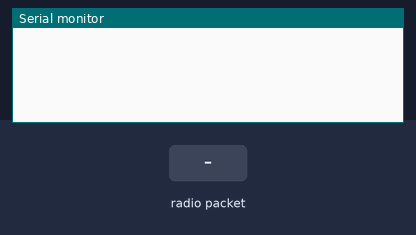
A sketch run on a simulated Arduino Uno, built with avr-gcc and run on an emulated ATmega328P. Parts: the last lines printed to the serial monitor. The inputs (shaded band) are chosen by the test bench. No radio packets arrive unless stated.

Above: at 1.2 s.
1.3 s: radio packet "1" arrives
At 1.8 s:
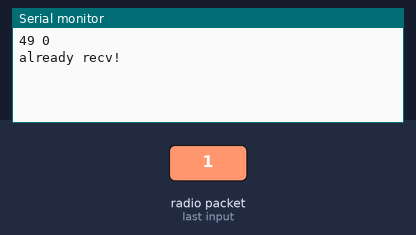
2.8 s: radio packet "0" arrives
At 4.1 s:
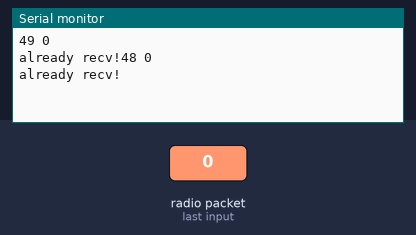

The sketch:

communication2.ino
```cpp
// rf69_server.pde
// -*- mode: C++ -*-
// Example sketch showing how to create a simple messageing server
// with the RH_RF69 class. RH_RF69 class does not provide for addressing or
// reliability, so you should only use RH_RF69  if you do not need the higher
// level messaging abilities.
// It is designed to work with the other example rf69_client
// Demonstrates the use of AES encryption, setting the frequency and modem
// configuration.
// Tested on Moteino with RFM69 http://lowpowerlab.com/moteino/
// Tested on miniWireless with RFM69 www.anarduino.com/miniwireless
// Tested on Teensy 3.1 with RF69 on PJRC breakout board

#include <SPI.h>
#include <RH_RF69.h>

// Singleton instance of the radio driver
//RH_RF69 rf69;
//RH_RF69 rf69(15, 16); // For RF69 on PJRC breakout board with Teensy 3.1
//RH_RF69 rf69(4, 2); // For MoteinoMEGA https://lowpowerlab.com/shop/moteinomega
RH_RF69 rf69(8, 7); // Adafruit Feather 32u4

void setup()
{
  Serial.begin(9600);
  while (!Serial);
//  pinMode(RFM69,OUTPUT);
//  digitalWrite(RFM69_RST,LOW);
//  delay(10);
//  digitalWrite(RFM69_RST,HIGH);
//  delay(10);
//  digitalWrite(RFM69_RST,LOW);
  if (!rf69.init())
    Serial.println("init failed");
  // Defaults after init are 434.0MHz, modulation GFSK_Rb250Fd250, +13dbM (for low power module)
  // No encryption
  if (!rf69.setFrequency(433.0))
    Serial.println("setFrequency failed");

  // If you are using a high power RF69 eg RFM69HW, you *must* set a Tx power with the
  // ishighpowermodule flag set like this:
  rf69.setTxPower(20, true);

  // The encryption key has to be the same as the one in the client
  uint8_t key[] = { 0x01, 0x02, 0x03, 0x04, 0x05, 0x06, 0x07, 0x08,
                    0x01, 0x02, 0x03, 0x04, 0x05, 0x06, 0x07, 0x08};
  rf69.setEncryptionKey(key);

#if 0
  // For compat with RFM69 Struct_send
  rf69.setModemConfig(RH_RF69::GFSK_Rb250Fd250);
  rf69.setPreambleLength(3);
  uint8_t syncwords[] = { 0x2d, 0x64 };
  rf69.setSyncWords(syncwords, sizeof(syncwords));
  rf69.setEncryptionKey((uint8_t*)"thisIsEncryptKey");
#endif
}
uint8_t my_id =9;
uint8_t my_frame_counter=0;
uint8_t frame_counter[16];
uint8_t repeat_counter[16];
uint8_t data[128] = {NULL,NULL,NULL,NULL,NULL,NULL,NULL,'K','W','O','N',':'};
uint32_t byte_mask = 0 ;
uint32_t rcv_byte_mask = 0 ;
void loop()
{
  if(Serial.available()){
    byte_mask|=(1<<my_id);
    data[0]=my_id;
    my_frame_counter++;
    my_frame_counter%=128;
    data[1]=my_frame_counter;
    data[2]=0;
    uint32_t* tmp_pt = (uint32_t*)&data[3];
    *tmp_pt=byte_mask;
    int len_input =0 ;
    while(Serial.available()){
      data[12+len_input] = Serial.read();
      len_input++;
    }
    data[12+len_input]=NULL;
    len_input++;
    rf69.send(data,len_input+12);
  }
  if (rf69.available())
  {
    // Should be a message for us now
    uint8_t buf[RH_RF69_MAX_MESSAGE_LEN];
    uint8_t len = sizeof(buf);
    if (rf69.recv(buf, &len))
    {
//      RH_RF69::printBuffer("request: ", buf, len);

      int tmp_id=buf[0]-1;
      Serial.print(tmp_id+1);
      Serial.print(" ");
      rcv_byte_mask = *((uint32_t*)&buf[3]);
      Serial.println(rcv_byte_mask,BIN);
      rcv_byte_mask |=(1<<my_id);

      if(frame_counter[tmp_id]!=buf[1]){
           Serial.print("got request: ");
      Serial.println((char*)&buf[3]);
      }else{
        Serial.print("already recv!");
      }
      uint8_t tmp_repeatcounter = buf[2];
      if(tmp_repeatcounter <10){
        tmp_repeatcounter++;
        buf[2]=tmp_repeatcounter;
        rf69.send(buf,len + 1);
      }
//      Serial.print("RSSI: ");
//      Serial.println(rf69.lastRssi(), DEC);

      // Send a reply
    }
    else
    {
      Serial.println("recv failed");
    }
  }
}
```

communication.c
```cpp
// rf69_client.pde
// -*- mode: C++ -*-
// Example sketch showing how to create a simple messageing client
// with the RH_RF69 class. RH_RF69 class does not provide for addressing or
// reliability, so you should only use RH_RF69  if you do not need the higher
// level messaging abilities.
// It is designed to work with the other example rf69_server.
// Demonstrates the use of AES encryption, setting the frequency and modem
// configuration
// Tested on Moteino with RFM69 http://lowpowerlab.com/moteino/
// Tested on miniWireless with RFM69 www.anarduino.com/miniwireless
// Tested on Teensy 3.1 with RF69 on PJRC breakout board

#include <SPI.h>
#include <RH_RF69.h>

// Singleton instance of the radio driver
//RH_RF69 rf69;
//RH_RF69 rf69(15, 16); // For RF69 on PJRC breakout board with Teensy 3.1
//RH_RF69 rf69(4, 2); // For MoteinoMEGA https://lowpowerlab.com/shop/moteinomega
RH_RF69 rf69(8, 7); // Adafruit Feather 32u4

void setup()
{
  Serial.begin(9600);
  while (!Serial)
    ;
  if (!rf69.init())
    Serial.println("init failed");
  // Defaults after init are 434.0MHz, modulation GFSK_Rb250Fd250, +13dbM (for low power module)
  // No encryption
  if (!rf69.setFrequency(433.0))
    Serial.println("setFrequency failed");

  // If you are using a high power RF69 eg RFM69HW, you *must* set a Tx power with the
  // ishighpowermodule flag set like this:
  //rf69.setTxPower(14, true);

  // The encryption key has to be the same as the one in the server
  uint8_t key[] = { 0x01, 0x02, 0x03, 0x04, 0x05, 0x06, 0x07, 0x08,
                    0x01, 0x02, 0x03, 0x04, 0x05, 0x06, 0x07, 0x08
                  };
  rf69.setEncryptionKey(key);
}

uint8_t my_id = 10;
uint8_t my_frame_counter = 0;
uint8_t frame_counter[16];
uint8_t repeat_counter[16];

uint8_t data[128] = {NULL, NULL, NULL, 'K', 'W', 'O', 'N', ':',};
uint8_t buf[RH_RF69_MAX_MESSAGE_LEN];
uint8_t len = sizeof(buf);

void loop()
{
  if (Serial.available()) {
    int len_input = 0;
    data[0] = my_id;
    my_frame_counter++;
    data[1] = my_frame_counter;
    data[2] = 0;
    while (Serial.available()) {
      data[7 + len_input] = Serial.read();
      len_input++;
    }
    data[7 + len_input] = NULL;
    len_input++;
    rf69.send(data, len_input + 7);
  }
  //Serial.println("Sending to rf69_server");
  // Send a message to rf69_server

  rf69.send(data, sizeof(data));

  rf69.waitPacketSent();
  // Now wait for a reply

  if (rf69.waitAvailableTimeout(500))
  {
    // Should be a reply message for us now
    if (rf69.recv(buf, &len))
    {
      buf[len] = NULL;
      Serial.print("got reply: ");
      Serial.println((char*)buf);
      int tmp_id = buf[0] - 1;
      Serial.print(tmp_id + 1);
      Serial.print(" ");
      if(frame_counter[tmp_id != buf[1]]){
        //처음들어옴
        Serial.println((char*)&buf[3]);
      }else{
        Serial.println("already recv");
      }
      uint8_t tmp_repeatcounter = buf[2];
      if(tmp_repeatcounter < 10){
        tmp_repeatcounter++;
        buf[2] = tmp_repeatcounter;
        rf69.send(buf, len + 1);
      }
    }
    else
    {
      Serial.println("recv failed");
    }
  }
  else
  {
  }
  delay(400);
}
```

Measured:
- after the input at 1.3 s, the serial monitor: prints a new line at once (image 1)
- after the input at 2.8 s, the serial monitor: prints a new line at once (image 2)
